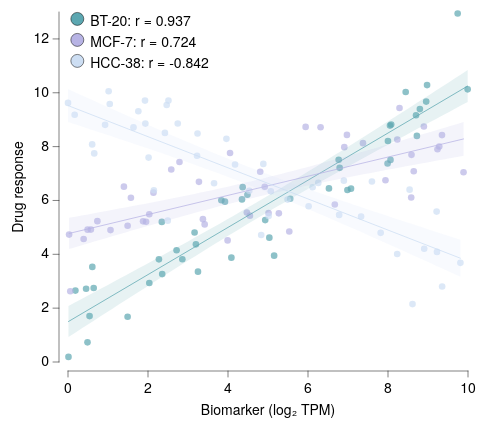

Write a Vega-Lite specification for this figure.
### Vega-Lite specification from a JSON file in a GitHub repository (floating-point values rounded to 4 significant figures; data arrays with more than 128 entries replaced by an {"elided": "..."} marker saying what was removed)
{"background": null, "config": {"arc": {"fill": "#DBDBDB", "fillOpacity": 1.0, "innerRadius": 43.75, "padAngle": 0.03, "stroke": "black", "strokeOpacity": 1, "strokeWidth": 0.25}, "area": {"fill": "#DBDBDB", "fillOpacity": 1.0, "stroke": "black", "strokeOpacity": 1, "strokeWidth": 0.25}, "axis": {"domain": true, "domainCap": "round", "domainColor": "black", "domainWidth": 0.25, "grid": false, "gridCap": "round", "gridColor": "#F1F1F1", "gridDash": [0, 0], "gridOpacity": 1.0, "gridWidth": 0.25, "labelColor": "black", "labelFont": "Helvetica Neue, HelveticaNeue, Helvetica, Arial, sans-serif", "labelFontSize": 7, "labelFontStyle": "normal", "labelFontWeight": 400, "offset": 4.5, "ticks": true, "tickCap": "round", "tickColor": "black", "tickRound": false, "tickSize": 3, "tickWidth": 0.25, "titleColor": "black", "titleFont": "Helvetica Neue, HelveticaNeue, Helvetica, Arial, sans-serif", "titleFontSize": 7, "titleFontStyle": "normal", "titleFontWeight": 400}, "axisX": {"domain": true, "labelAlign": "center", "labelAngle": 0, "labels": true, "ticks": true, "translate": 0}, "axisY": {"domain": true, "labelAlign": "right", "labelAngle": 0, "labels": true, "ticks": true, "translate": 0}, "axisRight": {"domain": true, "labelAlign": "left", "labelAngle": 0, "labels": true, "ticks": true, "translate": 0}, "axisTop": {"domain": true, "labelAlign": "center", "labelAngle": 0, "labels": true, "ticks": true, "translate": 0}, "axisBand": {"tickOffset": 0}, "bar": {"fill": "#DBDBDB", "fillOpacity": 1.0, "stroke": "black", "strokeOpacity": 1, "strokeWidth": 0.25}, "boxplot": {"size": 15.75, "ticks": {"cornerRadius": 0.25, "fill": "black", "opacity": 1, "size": 7.875, "thickness": 0.25}, "box": {"fillOpacity": 1.0, "stroke": "black", "strokeOpacity": 1, "strokeWidth": 0.25}, "median": {"cornerRadius": 0, "fill": "black", "fillOpacity": 1.0, "opacity": 1, "size": 15.75, "thickness": 0.25}, "rule": {"fill": "black", "fillOpacity": 1.0, "size": 17.5, "stroke": "black", "strokeDash": [0, 0], "strokeOpacity": 1, "strokeWidth": 0.25}, "outliers": {"color": "black", "fill": "black", "fillOpacity": 1.0, "size": 0, "stroke": "black", "strokeOpacity": 1, "strokeWidth": 0.25}}, "circle": {"fill": "black", "fillOpacity": 1.0, "size": 2.188, "stroke": null, "strokeOpacity": 1, "strokeWidth": 0.25}, "errorband": {"band": {"fillOpacity": 0.6, "stroke": null, "strokeWidth": 0.25, "strokeOpacity": 1}, "borders": {"opacity": 0, "strokeOpacity": 0.25, "strokeWidth": 1}}, "errorbar": {"opacity": 1, "rule": {"strokeDash": [0, 0], "strokeWidth": 0.25}, "ticks": {"color": "black", "cornerRadius": 0.125, "opacity": 1, "size": 10.5, "thickness": 0.25}, "thickness": 0.25}, "font": "Helvetica Neue, HelveticaNeue, Helvetica, Arial, sans-serif", "geoshape": {"fill": "#DBDBDB", "fillOpacity": 1.0, "stroke": "black", "strokeOpacity": 1, "strokeWidth": 0.25}, "header": {"labelColor": "black", "labelFont": "Helvetica Neue, HelveticaNeue, Helvetica, Arial, sans-serif", "labelFontSize": 7, "labelFontStyle": "normal", "labelFontWeight": 400, "titleColor": "black", "titleFont": "Helvetica Neue, HelveticaNeue, Helvetica, Arial, sans-serif", "titleFontSize": 7, "titleFontStyle": "normal", "titleFontWeight": 400, "titlePadding": 0}, "legend": {"disable": false, "offset": 4.5, "titlePadding": 4, "labelOffset": 2, "gradientLabelOffset": 2, "gradientLength": 87.5, "gradientThickness": 8.75, "gradientOpacity": 1.0, "gradientStrokeColor": "black", "gradientStrokeWidth": 0.25, "labelColor": "black", "labelFont": "Helvetica Neue, HelveticaNeue, Helvetica, Arial, sans-serif", "labelFontSize": 7, "labelFontStyle": "normal", "labelFontWeight": 400, "strokeColor": "black", "strokeWidth": 0, "symbolSize": 42, "symbolStrokeColor": "black", "symbolStrokeWidth": 0.25, "titleColor": "black", "titleFont": "Helvetica Neue, HelveticaNeue, Helvetica, Arial, sans-serif", "titleFontSize": 7, "titleFontStyle": "normal", "titleFontWeight": 400}, "line": {"color": "black", "stroke": "black", "strokeCap": "round", "strokeDash": [0, 0], "strokeOpacity": 1, "strokeWidth": 0.375}, "point": {"filled": true, "fill": "#DBDBDB", "fillOpacity": 1.0, "size": 8.75, "stroke": "black", "strokeOpacity": 1, "strokeWidth": 0.25}, "range": {"category": ["#5CA7B1", "#CDDEF3", "#B7B3E4", "#B3DAB5", "#F5E1B3", "#3D727B", "#8AA8D2", "#867DAC", "#80A988", "#CBB17A", "#204148", "#59719A", "#584C77", "#507B5F", "#9D824D"], "diverging": {"scheme": ["#C35082", "#CE6D94", "#D989A7", "#E2A4BA", "#EABFCE", "#F1DBE2", "#F6F6F6", "#D7E0EB", "#B9CBE0", "#9BB6D5", "#7DA1C9", "#5F8CBD", "#4177B1"]}, "heatmap": {"scheme": ["#32022B", "#43044D", "#4C196E", "#4D338C", "#484DA6", "#3A68BB", "#1D83CA", "#1D9CCB", "#23B5C9", "#28CDC5", "#4DE0B4", "#91EE9F"]}, "ordinal": {"scheme": ["#F1F1F1", "#DBDBDB", "#C6C6C6", "#B2B2B2", "#9D9D9D", "#898989", "#767676", "#636363", "#515151", "#404040", "#2F2F2F", "#1F1F1F"]}, "ramp": {"scheme": ["#32022B", "#43044D", "#4C196E", "#4D338C", "#484DA6", "#3A68BB", "#1D83CA", "#1D9CCB", "#23B5C9", "#28CDC5", "#4DE0B4", "#91EE9F"]}}, "rule": {"color": "black", "stroke": "black", "strokeCap": "round", "strokeDash": [2, 2], "strokeOpacity": 1, "strokeWidth": 0.25}, "scale": {"bandPaddingInner": 0.1, "bandPaddingOuter": 0.1, "round": false}, "rect": {"fill": "#DBDBDB", "fillOpacity": 1.0, "stroke": "black", "strokeOpacity": 1, "strokeWidth": 0.25}, "square": {"fill": "#DBDBDB", "fillOpacity": 1.0, "size": 17.5, "stroke": "black", "strokeOpacity": 1, "strokeWidth": 0.25}, "text": {"color": "black", "font": "Helvetica Neue, HelveticaNeue, Helvetica, Arial, sans-serif", "fontSize": 7, "fontStyle": "normal", "fontWeight": 400}, "tick": {"color": "black", "cornerRadius": 0.125, "opacity": 1.0, "size": 15.75, "thickness": 0.25}, "title": {"anchor": "middle", "frame": "group", "color": "black", "font": "Helvetica Neue, HelveticaNeue, Helvetica, Arial, sans-serif", "fontSize": 7, "fontStyle": "normal", "fontWeight": 400, "subtitleColor": "black", "subtitleFont": "Helvetica Neue, HelveticaNeue, Helvetica, Arial, sans-serif", "subtitleFontSize": "Helvetica Neue, HelveticaNeue, Helvetica, Arial, sans-serif", "subtitleFontStyle": "normal", "subtitleFontWeight": 400}, "trail": {"color": "black", "opacity": 1, "size": 0.375}, "view": {"continuousWidth": 200, "continuousHeight": 175, "discreteWidth": 200, "discreteHeight": 175, "fill": null, "stroke": null, "strokeWidth": 0.25}}, "layer": [{"data": {"name": "data-aeb621f813ff548d864cbc1ba7ea44aa"}, "mark": {"type": "circle", "opacity": 0.7, "size": 11}, "encoding": {"color": {"field": "cell line", "title": "Cell line", "type": "nominal"}, "x": {"field": "biomarker", "title": "Biomarker (log₂ TPM)", "type": "quantitative"}, "y": {"field": "response", "title": "Drug response", "type": "quantitative"}}}, {"layer": [{"data": {"name": "data-5b9605a0622f52ef3f2c835fb4bdee55"}, "mark": {"type": "area", "fillOpacity": 0.15, "stroke": null, "strokeWidth": 0}, "encoding": {"color": {"field": "cell line", "legend": null, "type": "nominal"}, "x": {"field": "biomarker", "type": "quantitative"}, "y": {"field": "response", "type": "quantitative"}, "y2": {"field": "__ci_hi"}}, "name": "__dysonsphere_ffa74d4d28dd415a_25"}, {"data": {"name": "data-713ad55b86ab91ca18e055558fb19118"}, "mark": {"type": "line"}, "encoding": {"color": {"field": "cell line", "legend": null, "type": "nominal"}, "x": {"field": "biomarker", "type": "quantitative"}, "y": {"field": "response", "type": "quantitative"}}}, {"data": {"values": [{"cell line": "BT-20", "__dysonsphere__": 1}]}, "mark": {"type": "point", "filled": true, "size": 42, "stroke": "black", "strokeWidth": 0.25}, "encoding": {"color": {"field": "cell line", "legend": null, "type": "nominal"}, "x": {"value": 4.66}, "y": {"value": 3.45}}}, {"data": {"values": [{"__dysonsphere__": 1}]}, "mark": {"type": "text", "align": "left", "baseline": "top", "dx": 0, "dy": 0, "fontSize": 7}, "encoding": {"text": {"value": "BT-20: r = 0.937"}, "x": {"value": 11.11}, "y": {"value": 1.0}}}, {"data": {"name": "data-9a3b3ce47fc1957dc85262453c30ab1f"}, "mark": {"type": "area", "fillOpacity": 0.15, "stroke": null, "strokeWidth": 0}, "encoding": {"color": {"field": "cell line", "legend": null, "type": "nominal"}, "x": {"field": "biomarker", "type": "quantitative"}, "y": {"field": "response", "type": "quantitative"}, "y2": {"field": "__ci_hi"}}, "name": "__dysonsphere_de698d8de6c7865a_26"}, {"data": {"name": "data-f25d4e025d71637d7f1a8f2dce3f0268"}, "mark": {"type": "line"}, "encoding": {"color": {"field": "cell line", "legend": null, "type": "nominal"}, "x": {"field": "biomarker", "type": "quantitative"}, "y": {"field": "response", "type": "quantitative"}}}, {"data": {"values": [{"cell line": "MCF-7", "__dysonsphere__": 1}]}, "mark": {"type": "point", "filled": true, "size": 42, "stroke": "black", "strokeWidth": 0.25}, "encoding": {"color": {"field": "cell line", "legend": null, "type": "nominal"}, "x": {"value": 4.66}, "y": {"value": 13.95}}}, {"data": {"values": [{"__dysonsphere__": 1}]}, "mark": {"type": "text", "align": "left", "baseline": "top", "dx": 0, "dy": 0, "fontSize": 7}, "encoding": {"text": {"value": "MCF-7: r = 0.724"}, "x": {"value": 11.11}, "y": {"value": 11.5}}}, {"data": {"name": "data-dd8661d0aac82987c835da9307697e50"}, "mark": {"type": "area", "fillOpacity": 0.15, "stroke": null, "strokeWidth": 0}, "encoding": {"color": {"field": "cell line", "legend": null, "type": "nominal"}, "x": {"field": "biomarker", "type": "quantitative"}, "y": {"field": "response", "type": "quantitative"}, "y2": {"field": "__ci_hi"}}, "name": "__dysonsphere_126601661813a06e_27"}, {"data": {"name": "data-82315b846c24b0703f99c9dc12426a5e"}, "mark": {"type": "line"}, "encoding": {"color": {"field": "cell line", "legend": null, "type": "nominal"}, "x": {"field": "biomarker", "type": "quantitative"}, "y": {"field": "response", "type": "quantitative"}}}, {"data": {"values": [{"cell line": "HCC-38", "__dysonsphere__": 1}]}, "mark": {"type": "point", "filled": true, "size": 42, "stroke": "black", "strokeWidth": 0.25}, "encoding": {"color": {"field": "cell line", "legend": null, "type": "nominal"}, "x": {"value": 4.66}, "y": {"value": 24.45}}}, {"data": {"values": [{"__dysonsphere__": 1}]}, "mark": {"type": "text", "align": "left", "baseline": "top", "dx": 0, "dy": 0, "fontSize": 7}, "encoding": {"text": {"value": "HCC-38: r = -0.842"}, "x": {"value": 11.11}, "y": {"value": 22.0}}}]}], "$schema": "https://vega.github.io/schema/vega-lite/v6.4.1.json", "datasets": {"data-aeb621f813ff548d864cbc1ba7ea44aa": {"elided": "135 records"}, "data-5b9605a0622f52ef3f2c835fb4bdee55": [{"biomarker": 0.012, "response": 0.927, "__ci_hi": 2.081, "cell line": "BT-20", "__dysonsphere__": 1}, {"biomarker": 0.1704, "response": 1.079, "__ci_hi": 2.207, "cell line": "BT-20", "__dysonsphere__": 1}, {"biomarker": 0.3288, "response": 1.232, "__ci_hi": 2.332, "cell line": "BT-20", "__dysonsphere__": 1}, {"biomarker": 0.4872, "response": 1.384, "__ci_hi": 2.458, "cell line": "BT-20", "__dysonsphere__": 1}, {"biomarker": 0.6456, "response": 1.535, "__ci_hi": 2.584, "cell line": "BT-20", "__dysonsphere__": 1}, {"biomarker": 0.804, "response": 1.687, "__ci_hi": 2.71, "cell line": "BT-20", "__dysonsphere__": 1}, {"biomarker": 0.9625, "response": 1.839, "__ci_hi": 2.836, "cell line": "BT-20", "__dysonsphere__": 1}, {"biomarker": 1.121, "response": 1.99, "__ci_hi": 2.962, "cell line": "BT-20", "__dysonsphere__": 1}, {"biomarker": 1.279, "response": 2.141, "__ci_hi": 3.088, "cell line": "BT-20", "__dysonsphere__": 1}, {"biomarker": 1.438, "response": 2.292, "__ci_hi": 3.215, "cell line": "BT-20", "__dysonsphere__": 1}, {"biomarker": 1.596, "response": 2.443, "__ci_hi": 3.342, "cell line": "BT-20", "__dysonsphere__": 1}, {"biomarker": 1.754, "response": 2.593, "__ci_hi": 3.469, "cell line": "BT-20", "__dysonsphere__": 1}, {"biomarker": 1.913, "response": 2.743, "__ci_hi": 3.597, "cell line": "BT-20", "__dysonsphere__": 1}, {"biomarker": 2.071, "response": 2.893, "__ci_hi": 3.725, "cell line": "BT-20", "__dysonsphere__": 1}, {"biomarker": 2.23, "response": 3.043, "__ci_hi": 3.853, "cell line": "BT-20", "__dysonsphere__": 1}, {"biomarker": 2.388, "response": 3.192, "__ci_hi": 3.981, "cell line": "BT-20", "__dysonsphere__": 1}, {"biomarker": 2.547, "response": 3.341, "__ci_hi": 4.11, "cell line": "BT-20", "__dysonsphere__": 1}, {"biomarker": 2.705, "response": 3.489, "__ci_hi": 4.239, "cell line": "BT-20", "__dysonsphere__": 1}, {"biomarker": 2.863, "response": 3.637, "__ci_hi": 4.369, "cell line": "BT-20", "__dysonsphere__": 1}, {"biomarker": 3.022, "response": 3.785, "__ci_hi": 4.499, "cell line": "BT-20", "__dysonsphere__": 1}, {"biomarker": 3.18, "response": 3.932, "__ci_hi": 4.63, "cell line": "BT-20", "__dysonsphere__": 1}, {"biomarker": 3.339, "response": 4.078, "__ci_hi": 4.761, "cell line": "BT-20", "__dysonsphere__": 1}, {"biomarker": 3.497, "response": 4.224, "__ci_hi": 4.893, "cell line": "BT-20", "__dysonsphere__": 1}, {"biomarker": 3.655, "response": 4.369, "__ci_hi": 5.025, "cell line": "BT-20", "__dysonsphere__": 1}, {"biomarker": 3.814, "response": 4.514, "__ci_hi": 5.158, "cell line": "BT-20", "__dysonsphere__": 1}, {"biomarker": 3.972, "response": 4.658, "__ci_hi": 5.292, "cell line": "BT-20", "__dysonsphere__": 1}, {"biomarker": 4.131, "response": 4.801, "__ci_hi": 5.426, "cell line": "BT-20", "__dysonsphere__": 1}, {"biomarker": 4.289, "response": 4.943, "__ci_hi": 5.561, "cell line": "BT-20", "__dysonsphere__": 1}, {"biomarker": 4.447, "response": 5.085, "__ci_hi": 5.697, "cell line": "BT-20", "__dysonsphere__": 1}, {"biomarker": 4.606, "response": 5.226, "__ci_hi": 5.834, "cell line": "BT-20", "__dysonsphere__": 1}, {"biomarker": 4.764, "response": 5.366, "__ci_hi": 5.972, "cell line": "BT-20", "__dysonsphere__": 1}, {"biomarker": 4.923, "response": 5.505, "__ci_hi": 6.11, "cell line": "BT-20", "__dysonsphere__": 1}, {"biomarker": 5.081, "response": 5.643, "__ci_hi": 6.25, "cell line": "BT-20", "__dysonsphere__": 1}, {"biomarker": 5.239, "response": 5.781, "__ci_hi": 6.39, "cell line": "BT-20", "__dysonsphere__": 1}, {"biomarker": 5.398, "response": 5.918, "__ci_hi": 6.531, "cell line": "BT-20", "__dysonsphere__": 1}, {"biomarker": 5.556, "response": 6.053, "__ci_hi": 6.672, "cell line": "BT-20", "__dysonsphere__": 1}, {"biomarker": 5.715, "response": 6.189, "__ci_hi": 6.815, "cell line": "BT-20", "__dysonsphere__": 1}, {"biomarker": 5.873, "response": 6.323, "__ci_hi": 6.958, "cell line": "BT-20", "__dysonsphere__": 1}, {"biomarker": 6.032, "response": 6.457, "__ci_hi": 7.102, "cell line": "BT-20", "__dysonsphere__": 1}, {"biomarker": 6.19, "response": 6.589, "__ci_hi": 7.247, "cell line": "BT-20", "__dysonsphere__": 1}, {"biomarker": 6.348, "response": 6.722, "__ci_hi": 7.392, "cell line": "BT-20", "__dysonsphere__": 1}, {"biomarker": 6.507, "response": 6.853, "__ci_hi": 7.538, "cell line": "BT-20", "__dysonsphere__": 1}, {"biomarker": 6.665, "response": 6.985, "__ci_hi": 7.685, "cell line": "BT-20", "__dysonsphere__": 1}, {"biomarker": 6.824, "response": 7.115, "__ci_hi": 7.832, "cell line": "BT-20", "__dysonsphere__": 1}, {"biomarker": 6.982, "response": 7.245, "__ci_hi": 7.979, "cell line": "BT-20", "__dysonsphere__": 1}, {"biomarker": 7.14, "response": 7.375, "__ci_hi": 8.128, "cell line": "BT-20", "__dysonsphere__": 1}, {"biomarker": 7.299, "response": 7.504, "__ci_hi": 8.276, "cell line": "BT-20", "__dysonsphere__": 1}, {"biomarker": 7.457, "response": 7.633, "__ci_hi": 8.425, "cell line": "BT-20", "__dysonsphere__": 1}, {"biomarker": 7.616, "response": 7.761, "__ci_hi": 8.574, "cell line": "BT-20", "__dysonsphere__": 1}, {"biomarker": 7.774, "response": 7.889, "__ci_hi": 8.724, "cell line": "BT-20", "__dysonsphere__": 1}, {"biomarker": 7.932, "response": 8.017, "__ci_hi": 8.874, "cell line": "BT-20", "__dysonsphere__": 1}, {"biomarker": 8.091, "response": 8.144, "__ci_hi": 9.024, "cell line": "BT-20", "__dysonsphere__": 1}, {"biomarker": 8.249, "response": 8.271, "__ci_hi": 9.174, "cell line": "BT-20", "__dysonsphere__": 1}, {"biomarker": 8.408, "response": 8.398, "__ci_hi": 9.325, "cell line": "BT-20", "__dysonsphere__": 1}, {"biomarker": 8.566, "response": 8.525, "__ci_hi": 9.476, "cell line": "BT-20", "__dysonsphere__": 1}, {"biomarker": 8.724, "response": 8.651, "__ci_hi": 9.627, "cell line": "BT-20", "__dysonsphere__": 1}, {"biomarker": 8.883, "response": 8.778, "__ci_hi": 9.779, "cell line": "BT-20", "__dysonsphere__": 1}, {"biomarker": 9.041, "response": 8.904, "__ci_hi": 9.93, "cell line": "BT-20", "__dysonsphere__": 1}, {"biomarker": 9.2, "response": 9.03, "__ci_hi": 10.08, "cell line": "BT-20", "__dysonsphere__": 1}, {"biomarker": 9.358, "response": 9.155, "__ci_hi": 10.23, "cell line": "BT-20", "__dysonsphere__": 1}, {"biomarker": 9.517, "response": 9.281, "__ci_hi": 10.39, "cell line": "BT-20", "__dysonsphere__": 1}, {"biomarker": 9.675, "response": 9.406, "__ci_hi": 10.54, "cell line": "BT-20", "__dysonsphere__": 1}, {"biomarker": 9.833, "response": 9.532, "__ci_hi": 10.69, "cell line": "BT-20", "__dysonsphere__": 1}, {"biomarker": 9.992, "response": 9.657, "__ci_hi": 10.84, "cell line": "BT-20", "__dysonsphere__": 1}], "data-713ad55b86ab91ca18e055558fb19118": [{"biomarker": 0.012, "response": 1.504, "cell line": "BT-20", "__dysonsphere__": 1}, {"biomarker": 9.992, "response": 10.25, "cell line": "BT-20", "__dysonsphere__": 1}], "data-9a3b3ce47fc1957dc85262453c30ab1f": [{"biomarker": 0.02745, "response": 4.195, "__ci_hi": 5.355, "cell line": "MCF-7", "__dysonsphere__": 1}, {"biomarker": 0.184, "response": 4.264, "__ci_hi": 5.397, "cell line": "MCF-7", "__dysonsphere__": 1}, {"biomarker": 0.3405, "response": 4.333, "__ci_hi": 5.439, "cell line": "MCF-7", "__dysonsphere__": 1}, {"biomarker": 0.497, "response": 4.402, "__ci_hi": 5.482, "cell line": "MCF-7", "__dysonsphere__": 1}, {"biomarker": 0.6536, "response": 4.471, "__ci_hi": 5.524, "cell line": "MCF-7", "__dysonsphere__": 1}, {"biomarker": 0.8101, "response": 4.54, "__ci_hi": 5.567, "cell line": "MCF-7", "__dysonsphere__": 1}, {"biomarker": 0.9666, "response": 4.608, "__ci_hi": 5.61, "cell line": "MCF-7", "__dysonsphere__": 1}, {"biomarker": 1.123, "response": 4.677, "__ci_hi": 5.653, "cell line": "MCF-7", "__dysonsphere__": 1}, {"biomarker": 1.28, "response": 4.745, "__ci_hi": 5.697, "cell line": "MCF-7", "__dysonsphere__": 1}, {"biomarker": 1.436, "response": 4.812, "__ci_hi": 5.74, "cell line": "MCF-7", "__dysonsphere__": 1}, {"biomarker": 1.593, "response": 4.88, "__ci_hi": 5.784, "cell line": "MCF-7", "__dysonsphere__": 1}, {"biomarker": 1.749, "response": 4.947, "__ci_hi": 5.829, "cell line": "MCF-7", "__dysonsphere__": 1}, {"biomarker": 1.906, "response": 5.014, "__ci_hi": 5.873, "cell line": "MCF-7", "__dysonsphere__": 1}, {"biomarker": 2.062, "response": 5.08, "__ci_hi": 5.918, "cell line": "MCF-7", "__dysonsphere__": 1}, {"biomarker": 2.219, "response": 5.147, "__ci_hi": 5.963, "cell line": "MCF-7", "__dysonsphere__": 1}, {"biomarker": 2.375, "response": 5.212, "__ci_hi": 6.009, "cell line": "MCF-7", "__dysonsphere__": 1}, {"biomarker": 2.532, "response": 5.278, "__ci_hi": 6.055, "cell line": "MCF-7", "__dysonsphere__": 1}, {"biomarker": 2.688, "response": 5.343, "__ci_hi": 6.101, "cell line": "MCF-7", "__dysonsphere__": 1}, {"biomarker": 2.845, "response": 5.407, "__ci_hi": 6.148, "cell line": "MCF-7", "__dysonsphere__": 1}, {"biomarker": 3.001, "response": 5.471, "__ci_hi": 6.196, "cell line": "MCF-7", "__dysonsphere__": 1}, {"biomarker": 3.158, "response": 5.534, "__ci_hi": 6.244, "cell line": "MCF-7", "__dysonsphere__": 1}, {"biomarker": 3.315, "response": 5.597, "__ci_hi": 6.293, "cell line": "MCF-7", "__dysonsphere__": 1}, {"biomarker": 3.471, "response": 5.659, "__ci_hi": 6.342, "cell line": "MCF-7", "__dysonsphere__": 1}, {"biomarker": 3.628, "response": 5.721, "__ci_hi": 6.392, "cell line": "MCF-7", "__dysonsphere__": 1}, {"biomarker": 3.784, "response": 5.781, "__ci_hi": 6.443, "cell line": "MCF-7", "__dysonsphere__": 1}, {"biomarker": 3.941, "response": 5.841, "__ci_hi": 6.494, "cell line": "MCF-7", "__dysonsphere__": 1}, {"biomarker": 4.097, "response": 5.901, "__ci_hi": 6.546, "cell line": "MCF-7", "__dysonsphere__": 1}, {"biomarker": 4.254, "response": 5.959, "__ci_hi": 6.599, "cell line": "MCF-7", "__dysonsphere__": 1}, {"biomarker": 4.41, "response": 6.017, "__ci_hi": 6.653, "cell line": "MCF-7", "__dysonsphere__": 1}, {"biomarker": 4.567, "response": 6.073, "__ci_hi": 6.708, "cell line": "MCF-7", "__dysonsphere__": 1}, {"biomarker": 4.723, "response": 6.129, "__ci_hi": 6.763, "cell line": "MCF-7", "__dysonsphere__": 1}, {"biomarker": 4.88, "response": 6.184, "__ci_hi": 6.82, "cell line": "MCF-7", "__dysonsphere__": 1}, {"biomarker": 5.036, "response": 6.239, "__ci_hi": 6.877, "cell line": "MCF-7", "__dysonsphere__": 1}, {"biomarker": 5.193, "response": 6.292, "__ci_hi": 6.935, "cell line": "MCF-7", "__dysonsphere__": 1}, {"biomarker": 5.349, "response": 6.345, "__ci_hi": 6.994, "cell line": "MCF-7", "__dysonsphere__": 1}, {"biomarker": 5.506, "response": 6.397, "__ci_hi": 7.053, "cell line": "MCF-7", "__dysonsphere__": 1}, {"biomarker": 5.662, "response": 6.448, "__ci_hi": 7.114, "cell line": "MCF-7", "__dysonsphere__": 1}, {"biomarker": 5.819, "response": 6.498, "__ci_hi": 7.175, "cell line": "MCF-7", "__dysonsphere__": 1}, {"biomarker": 5.975, "response": 6.548, "__ci_hi": 7.236, "cell line": "MCF-7", "__dysonsphere__": 1}, {"biomarker": 6.132, "response": 6.597, "__ci_hi": 7.299, "cell line": "MCF-7", "__dysonsphere__": 1}, {"biomarker": 6.289, "response": 6.645, "__ci_hi": 7.362, "cell line": "MCF-7", "__dysonsphere__": 1}, {"biomarker": 6.445, "response": 6.693, "__ci_hi": 7.425, "cell line": "MCF-7", "__dysonsphere__": 1}, {"biomarker": 6.602, "response": 6.74, "__ci_hi": 7.49, "cell line": "MCF-7", "__dysonsphere__": 1}, {"biomarker": 6.758, "response": 6.787, "__ci_hi": 7.554, "cell line": "MCF-7", "__dysonsphere__": 1}, {"biomarker": 6.915, "response": 6.833, "__ci_hi": 7.619, "cell line": "MCF-7", "__dysonsphere__": 1}, {"biomarker": 7.071, "response": 6.879, "__ci_hi": 7.685, "cell line": "MCF-7", "__dysonsphere__": 1}, {"biomarker": 7.228, "response": 6.925, "__ci_hi": 7.751, "cell line": "MCF-7", "__dysonsphere__": 1}, {"biomarker": 7.384, "response": 6.97, "__ci_hi": 7.817, "cell line": "MCF-7", "__dysonsphere__": 1}, {"biomarker": 7.541, "response": 7.015, "__ci_hi": 7.884, "cell line": "MCF-7", "__dysonsphere__": 1}, {"biomarker": 7.697, "response": 7.059, "__ci_hi": 7.951, "cell line": "MCF-7", "__dysonsphere__": 1}, {"biomarker": 7.854, "response": 7.103, "__ci_hi": 8.018, "cell line": "MCF-7", "__dysonsphere__": 1}, {"biomarker": 8.01, "response": 7.147, "__ci_hi": 8.086, "cell line": "MCF-7", "__dysonsphere__": 1}, {"biomarker": 8.167, "response": 7.19, "__ci_hi": 8.154, "cell line": "MCF-7", "__dysonsphere__": 1}, {"biomarker": 8.323, "response": 7.234, "__ci_hi": 8.222, "cell line": "MCF-7", "__dysonsphere__": 1}, {"biomarker": 8.48, "response": 7.277, "__ci_hi": 8.29, "cell line": "MCF-7", "__dysonsphere__": 1}, {"biomarker": 8.636, "response": 7.32, "__ci_hi": 8.359, "cell line": "MCF-7", "__dysonsphere__": 1}, {"biomarker": 8.793, "response": 7.362, "__ci_hi": 8.428, "cell line": "MCF-7", "__dysonsphere__": 1}, {"biomarker": 8.949, "response": 7.405, "__ci_hi": 8.497, "cell line": "MCF-7", "__dysonsphere__": 1}, {"biomarker": 9.106, "response": 7.447, "__ci_hi": 8.566, "cell line": "MCF-7", "__dysonsphere__": 1}, {"biomarker": 9.263, "response": 7.489, "__ci_hi": 8.635, "cell line": "MCF-7", "__dysonsphere__": 1}, {"biomarker": 9.419, "response": 7.531, "__ci_hi": 8.704, "cell line": "MCF-7", "__dysonsphere__": 1}, {"biomarker": 9.576, "response": 7.573, "__ci_hi": 8.774, "cell line": "MCF-7", "__dysonsphere__": 1}, {"biomarker": 9.732, "response": 7.615, "__ci_hi": 8.843, "cell line": "MCF-7", "__dysonsphere__": 1}, {"biomarker": 9.889, "response": 7.657, "__ci_hi": 8.913, "cell line": "MCF-7", "__dysonsphere__": 1}], "data-f25d4e025d71637d7f1a8f2dce3f0268": [{"biomarker": 0.02745, "response": 4.775, "cell line": "MCF-7", "__dysonsphere__": 1}, {"biomarker": 9.889, "response": 8.285, "cell line": "MCF-7", "__dysonsphere__": 1}], "data-dd8661d0aac82987c835da9307697e50": [{"biomarker": 1.36e-05, "response": 8.912, "__ci_hi": 10.14, "cell line": "HCC-38", "__dysonsphere__": 1}, {"biomarker": 0.1557, "response": 8.837, "__ci_hi": 10.03, "cell line": "HCC-38", "__dysonsphere__": 1}, {"biomarker": 0.3115, "response": 8.762, "__ci_hi": 9.928, "cell line": "HCC-38", "__dysonsphere__": 1}, {"biomarker": 0.4672, "response": 8.686, "__ci_hi": 9.824, "cell line": "HCC-38", "__dysonsphere__": 1}, {"biomarker": 0.6229, "response": 8.611, "__ci_hi": 9.719, "cell line": "HCC-38", "__dysonsphere__": 1}, {"biomarker": 0.7786, "response": 8.535, "__ci_hi": 9.615, "cell line": "HCC-38", "__dysonsphere__": 1}, {"biomarker": 0.9343, "response": 8.459, "__ci_hi": 9.511, "cell line": "HCC-38", "__dysonsphere__": 1}, {"biomarker": 1.09, "response": 8.382, "__ci_hi": 9.408, "cell line": "HCC-38", "__dysonsphere__": 1}, {"biomarker": 1.246, "response": 8.306, "__ci_hi": 9.304, "cell line": "HCC-38", "__dysonsphere__": 1}, {"biomarker": 1.401, "response": 8.229, "__ci_hi": 9.201, "cell line": "HCC-38", "__dysonsphere__": 1}, {"biomarker": 1.557, "response": 8.151, "__ci_hi": 9.098, "cell line": "HCC-38", "__dysonsphere__": 1}, {"biomarker": 1.713, "response": 8.074, "__ci_hi": 8.996, "cell line": "HCC-38", "__dysonsphere__": 1}, {"biomarker": 1.869, "response": 7.996, "__ci_hi": 8.894, "cell line": "HCC-38", "__dysonsphere__": 1}, {"biomarker": 2.024, "response": 7.918, "__ci_hi": 8.792, "cell line": "HCC-38", "__dysonsphere__": 1}, {"biomarker": 2.18, "response": 7.839, "__ci_hi": 8.691, "cell line": "HCC-38", "__dysonsphere__": 1}, {"biomarker": 2.336, "response": 7.76, "__ci_hi": 8.59, "cell line": "HCC-38", "__dysonsphere__": 1}, {"biomarker": 2.492, "response": 7.68, "__ci_hi": 8.489, "cell line": "HCC-38", "__dysonsphere__": 1}, {"biomarker": 2.647, "response": 7.6, "__ci_hi": 8.389, "cell line": "HCC-38", "__dysonsphere__": 1}, {"biomarker": 2.803, "response": 7.519, "__ci_hi": 8.29, "cell line": "HCC-38", "__dysonsphere__": 1}, {"biomarker": 2.959, "response": 7.438, "__ci_hi": 8.191, "cell line": "HCC-38", "__dysonsphere__": 1}, {"biomarker": 3.114, "response": 7.356, "__ci_hi": 8.093, "cell line": "HCC-38", "__dysonsphere__": 1}, {"biomarker": 3.27, "response": 7.273, "__ci_hi": 7.996, "cell line": "HCC-38", "__dysonsphere__": 1}, {"biomarker": 3.426, "response": 7.19, "__ci_hi": 7.899, "cell line": "HCC-38", "__dysonsphere__": 1}, {"biomarker": 3.582, "response": 7.106, "__ci_hi": 7.804, "cell line": "HCC-38", "__dysonsphere__": 1}, {"biomarker": 3.737, "response": 7.021, "__ci_hi": 7.708, "cell line": "HCC-38", "__dysonsphere__": 1}, {"biomarker": 3.893, "response": 6.935, "__ci_hi": 7.614, "cell line": "HCC-38", "__dysonsphere__": 1}, {"biomarker": 4.049, "response": 6.848, "__ci_hi": 7.521, "cell line": "HCC-38", "__dysonsphere__": 1}, {"biomarker": 4.204, "response": 6.76, "__ci_hi": 7.429, "cell line": "HCC-38", "__dysonsphere__": 1}, {"biomarker": 4.36, "response": 6.672, "__ci_hi": 7.337, "cell line": "HCC-38", "__dysonsphere__": 1}, {"biomarker": 4.516, "response": 6.582, "__ci_hi": 7.247, "cell line": "HCC-38", "__dysonsphere__": 1}, {"biomarker": 4.672, "response": 6.492, "__ci_hi": 7.157, "cell line": "HCC-38", "__dysonsphere__": 1}, {"biomarker": 4.827, "response": 6.4, "__ci_hi": 7.069, "cell line": "HCC-38", "__dysonsphere__": 1}, {"biomarker": 4.983, "response": 6.308, "__ci_hi": 6.981, "cell line": "HCC-38", "__dysonsphere__": 1}, {"biomarker": 5.139, "response": 6.215, "__ci_hi": 6.894, "cell line": "HCC-38", "__dysonsphere__": 1}, {"biomarker": 5.294, "response": 6.12, "__ci_hi": 6.808, "cell line": "HCC-38", "__dysonsphere__": 1}, {"biomarker": 5.45, "response": 6.025, "__ci_hi": 6.723, "cell line": "HCC-38", "__dysonsphere__": 1}, {"biomarker": 5.606, "response": 5.93, "__ci_hi": 6.639, "cell line": "HCC-38", "__dysonsphere__": 1}, {"biomarker": 5.762, "response": 5.833, "__ci_hi": 6.556, "cell line": "HCC-38", "__dysonsphere__": 1}, {"biomarker": 5.917, "response": 5.736, "__ci_hi": 6.473, "cell line": "HCC-38", "__dysonsphere__": 1}, {"biomarker": 6.073, "response": 5.638, "__ci_hi": 6.391, "cell line": "HCC-38", "__dysonsphere__": 1}, {"biomarker": 6.229, "response": 5.539, "__ci_hi": 6.31, "cell line": "HCC-38", "__dysonsphere__": 1}, {"biomarker": 6.384, "response": 5.44, "__ci_hi": 6.229, "cell line": "HCC-38", "__dysonsphere__": 1}, {"biomarker": 6.54, "response": 5.34, "__ci_hi": 6.149, "cell line": "HCC-38", "__dysonsphere__": 1}, {"biomarker": 6.696, "response": 5.239, "__ci_hi": 6.069, "cell line": "HCC-38", "__dysonsphere__": 1}, {"biomarker": 6.852, "response": 5.138, "__ci_hi": 5.99, "cell line": "HCC-38", "__dysonsphere__": 1}, {"biomarker": 7.007, "response": 5.037, "__ci_hi": 5.911, "cell line": "HCC-38", "__dysonsphere__": 1}, {"biomarker": 7.163, "response": 4.935, "__ci_hi": 5.833, "cell line": "HCC-38", "__dysonsphere__": 1}, {"biomarker": 7.319, "response": 4.833, "__ci_hi": 5.755, "cell line": "HCC-38", "__dysonsphere__": 1}, {"biomarker": 7.475, "response": 4.731, "__ci_hi": 5.677, "cell line": "HCC-38", "__dysonsphere__": 1}, {"biomarker": 7.63, "response": 4.628, "__ci_hi": 5.6, "cell line": "HCC-38", "__dysonsphere__": 1}, {"biomarker": 7.786, "response": 4.525, "__ci_hi": 5.523, "cell line": "HCC-38", "__dysonsphere__": 1}, {"biomarker": 7.942, "response": 4.421, "__ci_hi": 5.447, "cell line": "HCC-38", "__dysonsphere__": 1}, {"biomarker": 8.097, "response": 4.318, "__ci_hi": 5.37, "cell line": "HCC-38", "__dysonsphere__": 1}, {"biomarker": 8.253, "response": 4.214, "__ci_hi": 5.294, "cell line": "HCC-38", "__dysonsphere__": 1}, {"biomarker": 8.409, "response": 4.11, "__ci_hi": 5.218, "cell line": "HCC-38", "__dysonsphere__": 1}, {"biomarker": 8.565, "response": 4.005, "__ci_hi": 5.142, "cell line": "HCC-38", "__dysonsphere__": 1}, {"biomarker": 8.72, "response": 3.901, "__ci_hi": 5.067, "cell line": "HCC-38", "__dysonsphere__": 1}, {"biomarker": 8.876, "response": 3.796, "__ci_hi": 4.992, "cell line": "HCC-38", "__dysonsphere__": 1}, {"biomarker": 9.032, "response": 3.691, "__ci_hi": 4.916, "cell line": "HCC-38", "__dysonsphere__": 1}, {"biomarker": 9.187, "response": 3.586, "__ci_hi": 4.841, "cell line": "HCC-38", "__dysonsphere__": 1}, {"biomarker": 9.343, "response": 3.481, "__ci_hi": 4.766, "cell line": "HCC-38", "__dysonsphere__": 1}, {"biomarker": 9.499, "response": 3.376, "__ci_hi": 4.692, "cell line": "HCC-38", "__dysonsphere__": 1}, {"biomarker": 9.655, "response": 3.271, "__ci_hi": 4.617, "cell line": "HCC-38", "__dysonsphere__": 1}, {"biomarker": 9.81, "response": 3.165, "__ci_hi": 4.543, "cell line": "HCC-38", "__dysonsphere__": 1}], "data-82315b846c24b0703f99c9dc12426a5e": [{"biomarker": 1.36e-05, "response": 9.525, "cell line": "HCC-38", "__dysonsphere__": 1}, {"biomarker": 9.81, "response": 3.854, "cell line": "HCC-38", "__dysonsphere__": 1}]}}
